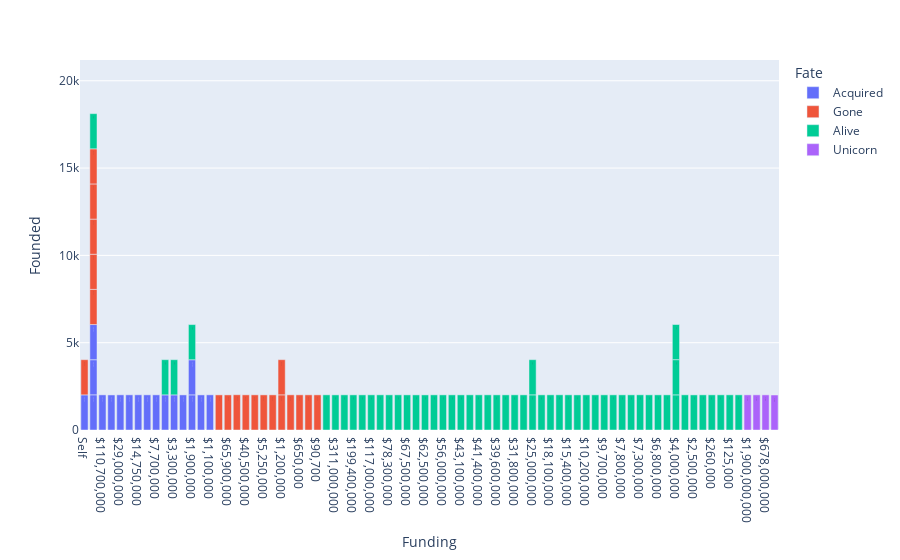

Notebook cell for this chart:
### Code cell
fig = px.bar(df, y='Founded', x='Funding', text='Fate', color='Fate')
fig

### Figure 1 — Plotly figure (JSON) as saved in the notebook; plotly's stock layout.template omitted (floating-point values rounded to 4 significant figures)
{"data": [{"alignmentgroup": "True", "hovertemplate": "Fate=%{text}<br>Funding=%{x}<br>Founded=%{y}<extra></extra>", "legendgroup": "Acquired", "marker": {"color": "#636efa", "pattern": {"shape": ""}}, "name": "Acquired", "offsetgroup": "Acquired", "orientation": "v", "showlegend": true, "text": ["Acquired", "Acquired", "Acquired", "Acquired", "Acquired", "Acquired", "Acquired", "Acquired", "Acquired", "Acquired", "Acquired", "Acquired", "Acquired", "Acquired", "Acquired", "Acquired", "Acquired", "Acquired", "Acquired"], "textposition": "auto", "type": "bar", "x": ["Self", "Seed", "Seed", "Seed", null, "$110,700,000", "$50,000,000", "$29,000,000", "$16,100,000", "$14,750,000", "$13,500,000", "$7,700,000", "$5,000,000", "$3,300,000", "$2,200,000", "$1,900,000", "$1,900,000", "$1,800,000", "$1,100,000"], "xaxis": "x", "y": [2012, 2015, 2010, 2013, 2011, 2012, 2008, 2014, 2014, 2015, 2013, 2013, 2012, 2011, 2010, 2013, 2010, 2010, 2014], "yaxis": "y"}, {"alignmentgroup": "True", "hovertemplate": "Fate=%{text}<br>Funding=%{x}<br>Founded=%{y}<extra></extra>", "legendgroup": "Gone", "marker": {"color": "#EF553B", "pattern": {"shape": ""}}, "name": "Gone", "offsetgroup": "Gone", "orientation": "v", "showlegend": true, "text": ["Gone", "Gone", "Gone", "Gone", "Gone", "Gone", "Gone", "Gone", "Gone", "Gone", "Gone", "Gone", "Gone", "Gone", "Gone", "Gone", "Gone", "Gone", "Gone", "Gone", "Gone", "Gone", "Gone", "Gone", "Gone", "Gone", "Gone", "Gone"], "textposition": "auto", "type": "bar", "x": ["Self", "Seed", "Seed", "Seed", "Seed", "Seed", null, null, null, null, null, null, null, null, null, "$125,400,000", "$65,900,000", "$62,100,000", "$40,500,000", "$16,800,000", "$5,250,000", "$3,100,000", "$1,200,000", "$1,200,000", "$670,000", "$650,000", "$400,000", "$90,700"], "xaxis": "x", "y": [2014, 2014, 2013, 2012, 2014, 2011, 2012, 2012, 2012, 2012, 2012, 2016, 2014, 2015, 2013, 2011, 2010, 2018, 2013, 2013, 2011, 2012, 2014, 2013, 2014, 2013, 2013, 2012], "yaxis": "y"}, {"alignmentgroup": "True", "hovertemplate": "Fate=%{text}<br>Funding=%{x}<br>Founded=%{y}<extra></extra>", "legendgroup": "Alive", "marker": {"color": "#00cc96", "pattern": {"shape": ""}}, "name": "Alive", "offsetgroup": "Alive", "orientation": "v", "showlegend": true, "text": ["Alive", "Alive", "Alive", "Alive", "Alive", "Alive", "Alive", "Alive", "Alive", "Alive", "Alive", "Alive", "Alive", "Alive", "Alive", "Alive", "Alive", "Alive", "Alive", "Alive", "Alive", "Alive", "Alive", "Alive", "Alive", "Alive", "Alive", "Alive", "Alive", "Alive", "Alive", "Alive", "Alive", "Alive", "Alive", "Alive", "Alive", "Alive", "Alive", "Alive", "Alive", "Alive", "Alive", "Alive", "Alive", "Alive", "Alive", "Alive", "Alive", "Alive", "Alive", "Alive", "Alive", "Alive"], "textposition": "auto", "type": "bar", "x": ["Seed", "$361,500,000", "$311,000,000", "$243,600,000", "$199,400,000", "$160,700,000", "$117,000,000", "$80,000,000", "$78,300,000", "$71,000,000", "$67,500,000", "$65,000,000", "$62,500,000", "$58,600,000", "$56,000,000", "$52,900,000", "$43,100,000", "$42,000,000", "$41,400,000", "$40,000,000", "$39,600,000", "$38,500,000", "$31,800,000", "$26,000,000", "$25,000,000", "$25,000,000", "$20,000,000", "$18,100,000", "$17,200,000", "$15,400,000", "$13,200,000", "$10,200,000", "$10,000,000", "$9,700,000", "$8,300,000", "$7,800,000", "$7,400,000", "$7,300,000", "$7,000,000", "$6,800,000", "$6,500,000", "$5,000,000", "$4,000,000", "$4,000,000", "$4,000,000", "$3,900,000", "$3,300,000", "$2,500,000", "$2,000,000", "$1,900,000", "$260,000", "$215,000", "$125,000", "$120,000"], "xaxis": "x", "y": [2014, 2014, 2011, 2013, 2012, 2012, 2014, 2014, 2013, 2014, 2012, 2011, 2010, 2013, 2012, 2013, 2012, 2014, 2014, 2014, 2013, 2012, 2014, 2012, 2014, 2013, 2013, 2014, 2015, 2014, 2010, 2013, 2013, 2013, 2013, 2013, 2013, 2015, 2013, 2013, 2013, 2015, 2013, 2015, 2013, 2014, 2015, 2010, 2013, 2014, 2013, 2014, 2014, 2014], "yaxis": "y"}, {"alignmentgroup": "True", "hovertemplate": "Fate=%{text}<br>Funding=%{x}<br>Founded=%{y}<extra></extra>", "legendgroup": "Unicorn", "marker": {"color": "#ab63fa", "pattern": {"shape": ""}}, "name": "Unicorn", "offsetgroup": "Unicorn", "orientation": "v", "showlegend": true, "text": ["Unicorn", "Unicorn", "Unicorn", "Unicorn"], "textposition": "auto", "type": "bar", "x": ["$1,900,000,000", "$1,400,000,000", "$678,000,000", "$284,100,000"], "xaxis": "x", "y": [2012, 2013, 2011, 2004], "yaxis": "y"}], "layout": {"barmode": "relative", "legend": {"title": {"text": "Fate"}, "tracegroupgap": 0}, "margin": {"t": 60}, "xaxis": {"anchor": "y", "domain": [0, 1], "title": {"text": "Funding"}}, "yaxis": {"anchor": "x", "domain": [0, 1], "title": {"text": "Founded"}}}}
